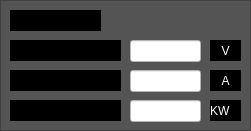
                 <widget class="QFrame" name="frame_9">
                  <property name="geometry">
                   <rect>
                    <x>640</x>
                    <y>300</y>
                    <width>251</width>
                    <height>131</height>
                   </rect>
                  </property>
                  <property name="styleSheet">
                   <string notr="true">background-color:rgb(84, 84, 84);</string>
                  </property>
                  <property name="frameShape">
                   <enum>QFrame::StyledPanel</enum>
                  </property>
                  <property name="frameShadow">
                   <enum>QFrame::Raised</enum>
                  </property>
                  <widget class="QLabel" name="label_13">
                   <property name="geometry">
                    <rect>
                     <x>10</x>
                     <y>40</y>
                     <width>111</width>
                     <height>21</height>
                    </rect>
                   </property>
                   <property name="styleSheet">
                    <string notr="true">font: 10pt &quot;Segoe UI&quot;;
background-color: rgb(0, 0, 0);</string>
                   </property>
                   <property name="text">
                    <string>% VENTILADORES</string>
                   </property>
                  </widget>
                  <widget class="QLabel" name="label_14">
                   <property name="geometry">
                    <rect>
                     <x>10</x>
                     <y>70</y>
                     <width>111</width>
                     <height>21</height>
                    </rect>
                   </property>
                   <property name="styleSheet">
                    <string notr="true">font: 10pt &quot;Segoe UI&quot;;
background-color: rgb(0, 0, 0);</string>
                   </property>
                   <property name="text">
                    <string>TEMPERATURA</string>
                   </property>
                  </widget>
                  <widget class="QLabel" name="label_15">
                   <property name="geometry">
                    <rect>
                     <x>10</x>
                     <y>100</y>
                     <width>111</width>
                     <height>21</height>
                    </rect>
                   </property>
                   <property name="styleSheet">
                    <string notr="true">font: 10pt &quot;Segoe UI&quot;;
background-color: rgb(0, 0, 0);</string>
                   </property>
                   <property name="text">
                    <string>FLUJO DE H2</string>
                   </property>
                  </widget>
                  <widget class="QLineEdit" name="lineEdit_9">
                   <property name="geometry">
                    <rect>
                     <x>130</x>
                     <y>40</y>
                     <width>71</width>
                     <height>22</height>
                    </rect>
                   </property>
                   <property name="styleSheet">
                    <string notr="true">background-color: rgb(255, 255, 255);</string>
                   </property>
                  </widget>
                  <widget class="QLabel" name="label_27">
                   <property name="geometry">
                    <rect>
                     <x>10</x>
                     <y>10</y>
                     <width>91</width>
                     <height>21</height>
                    </rect>
                   </property>
                   <property name="styleSheet">
                    <string notr="true">font: 10pt &quot;Segoe UI&quot;;
background-color: rgb(0, 0, 0);</string>
                   </property>
                   <property name="text">
                    <string>HIDRÓGENO</string>
                   </property>
                  </widget>
                  <widget class="QLineEdit" name="lineEdit_10">
                   <property name="geometry">
                    <rect>
                     <x>130</x>
                     <y>70</y>
                     <width>71</width>
                     <height>22</height>
                    </rect>
                   </property>
                   <property name="styleSheet">
                    <string notr="true">background-color: rgb(255, 255, 255);</string>
                   </property>
                  </widget>
                  <widget class="QLineEdit" name="lineEdit_11">
                   <property name="geometry">
                    <rect>
                     <x>130</x>
                     <y>100</y>
                     <width>71</width>
                     <height>22</height>
                    </rect>
                   </property>
                   <property name="styleSheet">
                    <string notr="true">background-color: rgb(255, 255, 255);</string>
                   </property>
                  </widget>
                  <widget class="QLabel" name="label_28">
                   <property name="geometry">
                    <rect>
                     <x>210</x>
                     <y>40</y>
                     <width>31</width>
                     <height>21</height>
                    </rect>
                   </property>
                   <property name="styleSheet">
                    <string notr="true">background-color: rgb(0, 0, 0);
color: rgb(255, 255, 255);
font: 700 14pt &quot;Segoe UI&quot;;</string>
                   </property>
                   <property name="text">
                    <string>V</string>
                   </property>
                   <property name="alignment">
                    <set>Qt::AlignCenter</set>
                   </property>
                  </widget>
                  <widget class="QLabel" name="label_29">
                   <property name="geometry">
                    <rect>
                     <x>210</x>
                     <y>70</y>
                     <width>31</width>
                     <height>21</height>
                    </rect>
                   </property>
                   <property name="styleSheet">
                    <string notr="true">background-color: rgb(0, 0, 0);
color: rgb(255, 255, 255);
font: 700 14pt &quot;Segoe UI&quot;;</string>
                   </property>
                   <property name="text">
                    <string>A</string>
                   </property>
                   <property name="alignment">
                    <set>Qt::AlignCenter</set>
                   </property>
                  </widget>
                  <widget class="QLabel" name="label_30">
                   <property name="geometry">
                    <rect>
                     <x>210</x>
                     <y>100</y>
                     <width>31</width>
                     <height>21</height>
                    </rect>
                   </property>
                   <property name="styleSheet">
                    <string notr="true">background-color: rgb(0, 0, 0);
color: rgb(255, 255, 255);
font: 700 14pt &quot;Segoe UI&quot;;</string>
                   </property>
                   <property name="text">
                    <string>KW</string>
                   </property>
                  </widget>
                 </widget>
